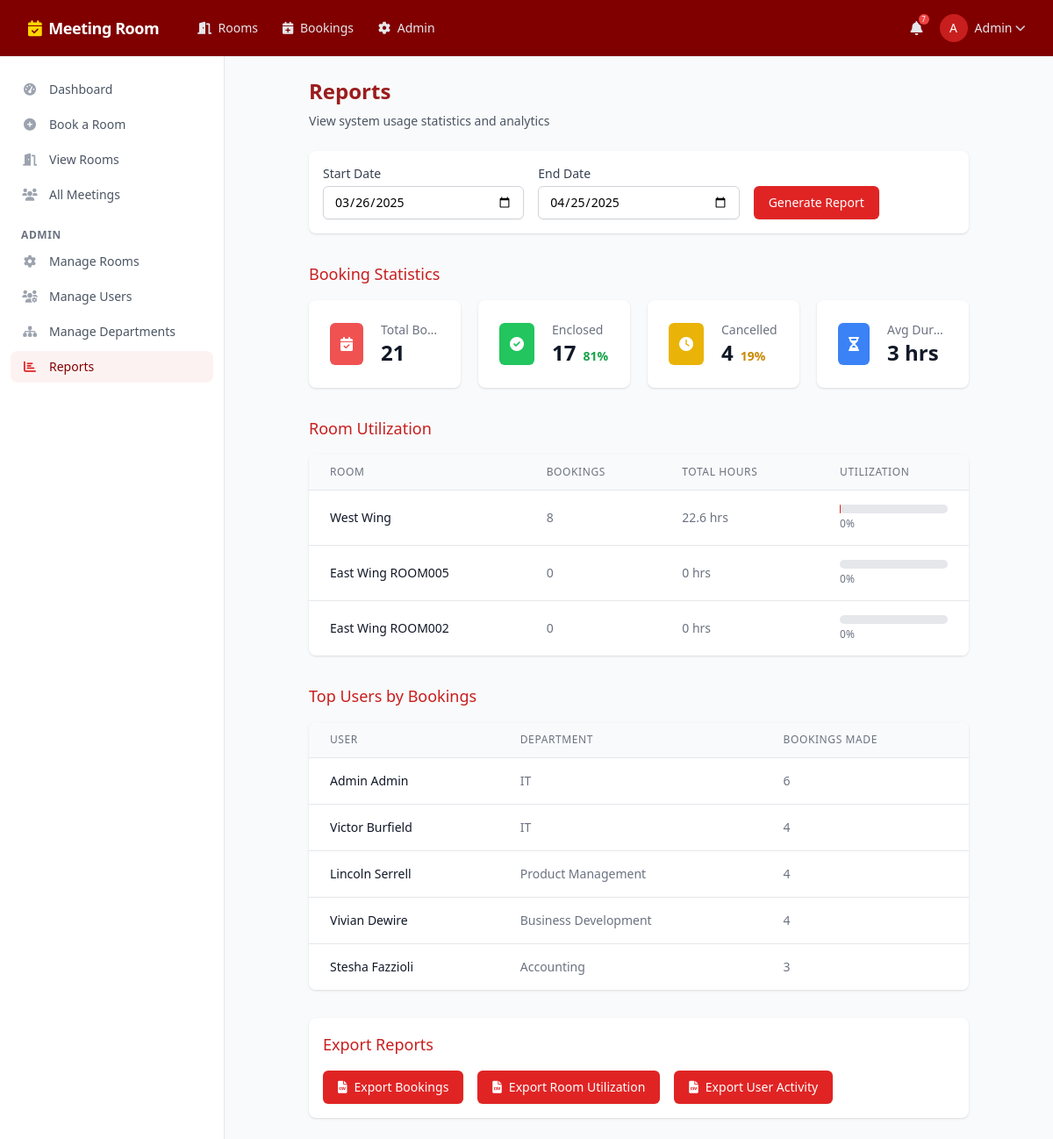
/reports.php (signed in), run on the app's committed database.
### tables this page shows
CREATE TABLE boardrooms (
    room_id INTEGER PRIMARY KEY AUTOINCREMENT,
    room_name TEXT NOT NULL UNIQUE,
    capacity INTEGER NOT NULL,
    location TEXT NOT NULL,
    amenities TEXT, -- JSON string of available amenities
    is_active BOOLEAN DEFAULT TRUE,
    thumbnail_url TEXT -- URL for room image
);

CREATE TABLE users (
    user_id INTEGER PRIMARY KEY AUTOINCREMENT,
    first_name TEXT NOT NULL,
    last_name TEXT NOT NULL,
    email TEXT NOT NULL UNIQUE,
    password TEXT NOT NULL, -- For login authentication
    department_id INTEGER NOT NULL,
    role TEXT DEFAULT 'user', -- 'user', 'approver', or 'admin'
    created_at DATETIME DEFAULT CURRENT_TIMESTAMP,
    FOREIGN KEY (department_id) REFERENCES departments(department_id)
);

### reports.php (the view, shortened to what the rows shown need)
<?php
require_once 'includes/header.php';
$startDate = isset($_GET['start_date']) ? $_GET['start_date'] : date('Y-m-d', strtotime('-30 days'));
$endDate = isset($_GET['end_date']) ? $_GET['end_date'] : date('Y-m-d');
$reportData = [
    'room_utilization' => getRoomUtilizationReport($startDate, $endDate),
    'booking_stats' => getBookingStats($startDate, $endDate),
    'user_activity' => getUserActivityReport($startDate, $endDate)
];
function getRoomUtilizationReport($startDate, $endDate) {
    global $db;
    $stmt = $db->prepare("
        SELECT
            r.room_id,
            r.room_name,
            COUNT(b.booking_id) as booking_count,
            SUM((julianday(b.end_time) - julianday(b.start_time)) * 24) AS total_hours
        FROM boardrooms r
        LEFT JOIN bookings b ON r.room_id = b.room_id
            AND b.status = 'Approved'
            AND b.start_time >= :start_date
            AND b.end_time <= :end_date
        WHERE r.is_active = 1
        GROUP BY r.room_id
        ORDER BY total_hours DESC
    ");
    $stmt->execute([
        ':start_date' => $startDate . ' 00:00:00',
        ':end_date' => $endDate . ' 23:59:59'
    ]);
    return $stmt->fetchAll(PDO::FETCH_ASSOC);
}
function getBookingStats($startDate, $endDate) {
    global $db;
    $stats = [];
    $stmt = $db->prepare("
        SELECT COUNT(*) as total_bookings,
               SUM(CASE WHEN status = 'Approved' THEN 1 ELSE 0 END) as approved,
               SUM(CASE WHEN status = 'Pending' THEN 1 ELSE 0 END) as pending,
               SUM(CASE WHEN status = 'Rejected' THEN 1 ELSE 0 END) as rejected,
               SUM(CASE WHEN status = 'Cancelled' THEN 1 ELSE 0 END) as cancelled
        FROM bookings
        WHERE start_time >= :start_date
        AND end_time <= :end_date
    ");
    $stmt->execute([
        ':start_date' => $startDate . ' 00:00:00',
        ':end_date' => $endDate . ' 23:59:59'
    ]);
    $stats['bookings'] = $stmt->fetch(PDO::FETCH_ASSOC);
    $stmt = $db->prepare("
        SELECT
            AVG((julianday(end_time) - julianday(start_time)) * 24) AS avg_hours
        FROM bookings
        WHERE status = 'Approved'
        AND start_time >= :start_date
        AND end_time <= :end_date
    ");
    $stmt->execute([
        ':start_date' => $startDate . ' 00:00:00',
        ':end_date' => $endDate . ' 23:59:59'
    ]);
    $stats['avg_duration'] = $stmt->fetchColumn();
    return $stats;
}
function getUserActivityReport($startDate, $endDate) {
    global $db;
    $stmt = $db->prepare("
        SELECT
            u.user_id,
            u.first_name || ' ' || u.last_name as user_name,
            COUNT(b.booking_id) as bookings_made,
            d.department_name
        FROM users u
        LEFT JOIN bookings b ON u.user_id = b.user_id
            AND b.start_time >= :start_date
            AND b.end_time <= :end_date
        LEFT JOIN departments d ON u.department_id = d.department_id
        GROUP BY u.user_id
        ORDER BY bookings_made DESC
        LIMIT 5
    ");
    $stmt->execute([
        ':start_date' => $startDate . ' 00:00:00',
        ':end_date' => $endDate . ' 23:59:59'
    ]);
    return $stmt->fetchAll(PDO::FETCH_ASSOC);
}
?>
<main class="py-6 px-4 sm:px-6 lg:px-8">
    <div class="max-w-7xl mx-auto">
        <div class="px-4 sm:px-6 lg:px-8">
            <div class="sm:flex sm:items-center">
                <div class="sm:flex-auto">
                    <h1 class="text-2xl font-bold text-maroon-800">Reports</h1>
                </div>
            </div>
            <div class="mt-8">
                <h2 class="text-lg font-medium text-maroon-700 mb-4">Booking Statistics</h2>
            </div>
            <div class="mt-8">
                <h2 class="text-lg font-medium text-maroon-700 mb-4">Room Utilization</h2>
                <div class="bg-white shadow rounded-lg overflow-hidden">
                    <div class="overflow-x-auto">
                        <table class="min-w-full divide-y divide-gray-200">
                            <thead class="bg-gray-50">
                                <tr>
                                    <th scope="col" class="px-6 py-3 text-left text-xs font-medium text-gray-500 uppercase tracking-wider">
                                        Room
                                    </th>
                                    <th scope="col" class="px-6 py-3 text-left text-xs font-medium text-gray-500 uppercase tracking-wider">
                                        Bookings
                                    </th>
                                    <th scope="col" class="px-6 py-3 text-left text-xs font-medium text-gray-500 uppercase tracking-wider">
                                        Total Hours
                                    </th>
                                    <th scope="col" class="px-6 py-3 text-left text-xs font-medium text-gray-500 uppercase tracking-wider">
                                        Utilization
                                    </th>
                                </tr>
                            </thead>
                            <tbody class="bg-white divide-y divide-gray-200">
                                <?php foreach ($reportData['room_utilization'] as $room): ?>
                                    <tr>
                                        <td class="px-6 py-4 whitespace-nowrap">
                                            <div class="text-sm font-medium text-gray-900"><?= htmlspecialchars($room['room_name']) ?></div>
                                        </td>
                                        <td class="px-6 py-4 whitespace-nowrap text-sm text-gray-500">
                                            <?= $room['booking_count'] ?>
                                        </td>
                                        <td class="px-6 py-4 whitespace-nowrap text-sm text-gray-500">
                                            <?= round($room['total_hours'] ?? 0, 1) ?> hrs
                                        </td>
                                        <td class="px-6 py-4 whitespace-nowrap">
                                            <?php
                                            $maxHours = (strtotime($endDate) - strtotime($startDate)) / (60 * 60) * 8;
                                            $utilization = $maxHours > 0 ? ($room['total_hours'] / $maxHours) * 100 : 0;
                                            ?>
                                            <div class="w-full bg-gray-200 rounded-full h-2.5">
                                            </div>
                                            <div class="text-xs text-gray-500 mt-1"><?= round($utilization) ?>%</div>
                                        </td>
                                    </tr>
                                <?php endforeach; ?>
                            </tbody>
                        </table>
                    </div>
                </div>
            </div>
            <div class="mt-8">
                <h2 class="text-lg font-medium text-maroon-700 mb-4">Top Users by Bookings</h2>
                <div class="bg-white shadow rounded-lg overflow-hidden">
                    <div class="overflow-x-auto">
                        <table class="min-w-full divide-y divide-gray-200">
                            <thead class="bg-gray-50">
                                <tr>
                                    <th scope="col" class="px-6 py-3 text-left text-xs font-medium text-gray-500 uppercase tracking-wider">
                                        User
                                    </th>
                                    <th scope="col" class="px-6 py-3 text-left text-xs font-medium text-gray-500 uppercase tracking-wider">
                                        Department
                                    </th>
                                    <th scope="col" class="px-6 py-3 text-left text-xs font-medium text-gray-500 uppercase tracking-wider">
                                        Bookings Made
                                    </th>
                                </tr>
                            </thead>
                            <tbody class="bg-white divide-y divide-gray-200">
                                <?php foreach ($reportData['user_activity'] as $user): ?>
                                    <tr>
                                        <td class="px-6 py-4 whitespace-nowrap">
                                            <div class="text-sm font-medium text-gray-900"><?= htmlspecialchars($user['user_name']) ?></div>
                                        </td>
                                        <td class="px-6 py-4 whitespace-nowrap text-sm text-gray-500">
                                            <?= htmlspecialchars($user['department_name'] ?? 'N/A') ?>
                                        </td>
                                        <td class="px-6 py-4 whitespace-nowrap text-sm text-gray-500">
                                            <?= $user['bookings_made'] ?>
                                        </td>
                                    </tr>
                                <?php endforeach; ?>
                            </tbody>
                        </table>
                    </div>
                </div>
            </div>
            <div class="mt-8 bg-white shadow rounded-lg p-4">
                <h2 class="text-lg font-medium text-maroon-700 mb-4">Export Reports</h2>
            </div>
        </div>
    </div>
</main>
</body>
</html>

### data on the page
boardrooms: room_name "West Wing", booking_count "8", total_hours "22.6", utilization "0"
boardrooms: room_name "East Wing ROOM005", booking_count "0", total_hours "0", utilization "0"
boardrooms: room_name "East Wing ROOM002", booking_count "0", total_hours "0", utilization "0"
users: user_name "Admin Admin", department_name "IT", bookings_made "6"
users: user_name "Victor Burfield", department_name "IT", bookings_made "4"
users: user_name "Lincoln Serrell", department_name "Product Management", bookings_made "4"
users: user_name "Vivian Dewire", department_name "Business Development", bookings_made "4"
users: user_name "Stesha Fazzioli", department_name "Accounting", bookings_made "3"

### other printed values
$unreadNotifications "7"
substr($_SESSION['first_name'], 0, 1) "A"
$_SESSION['first_name'] "Admin"
$reportData['booking_stats']['bookings']['total_bookings'] "21"
$reportData['booking_stats']['bookings']['approved'] "17"
$reportData['booking_stats']['bookings']['cancelled'] "4"
$reportData['booking_stats']['avg_duration'] "3"
